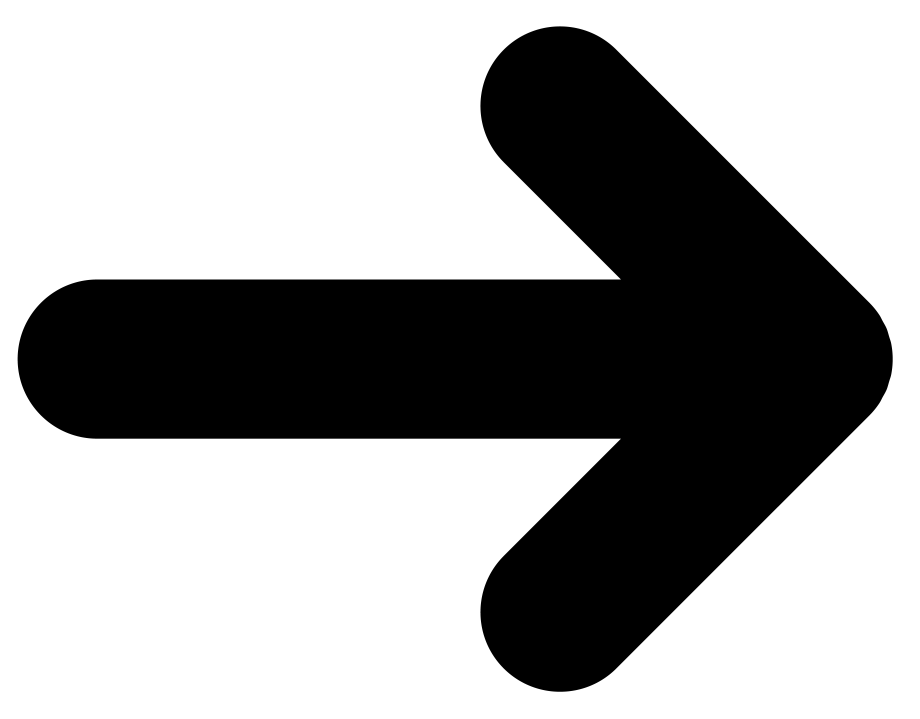
#> input picture arrow.png, 3677 x 2873 px (shown at 1/4 size)
$ python -i tkinterGUI.py   (imports and definitions only)
#> lines starting #> are read from the running program, lines starting #| are printed output that depends on the picture
#sources: https://www.pythontutorial.net/tkinter/tkinter-grid/
#https://tkinterdocs.online/#
#https://docs.python.org/3/library/tkinter.html

#Pillow library transforming image to fit and rotating, needed to pip install pillow
#https://pillow.readthedocs.io/en/stable/reference/ImageTransform.html
#https://pillow.readthedocs.io/en/stable/reference/Image.html
#https://pillow.readthedocs.io/en/stable/reference/ImageTk.html Works with tkinter

#raspberry pi url
pi_url = "127.0.0.1"
import requests

#forward when the up button is pressed
# [112 lines left out: functions up, down, right, left, play, stop, not called in this run]

def startGUI():

    from PIL import Image #for resizing and rotating arrow images to meet test
    from PIL import ImageTk #for converting to tk file

    import tkinter
    from tkinter import ttk
    import tkinter as tk

    #login db
    import sqlite3

    connection = sqlite3.connect("users.db")
    conCur = connection.cursor()

    #tkinter root window definition
    root = tk.Tk()
    root.title("Tkinter Robot GUI")
    root.geometry("900x800")  # Width x Height

    #frame 1 (video)
    topLeft = ttk.Frame(root,relief='sunken')
    topLeft.grid(row=0,column=0,sticky="nsew")

    text = ttk.Label(topLeft, text = "Video Placeholder One")
    text.pack(expand=True)

    #frame 2 (controls)
    topRight = ttk.Frame(root,relief='sunken')
    topRight.grid(row=0,column=1,sticky="nsew")

    #buffer frame for centering
    topRightInner = ttk.Frame(topRight)
    topRightInner.pack(anchor="center",expand= True)

    #controls

    #arrow photo resizing and rotating with pillow
    arrowImage = None
    with Image.open("arrow.png") as arrowRaw:
#> arrowRaw is the input picture: PIL image 3677x2873 RGBA; mean R, G, B, A 165.2, 165.2, 165.2, 89.7
        arrowImage = arrowRaw.resize((70,50))
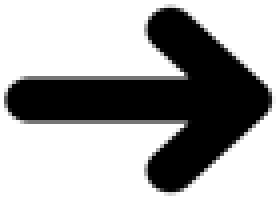
#> arrowImage: PIL image 70x50 RGBA (shown 4 times larger); mean R, G, B, A 0, 0, 0, 89.7; transparent parts drawn white

        #north south east west
        arrowImage1 = arrowImage.rotate(90, expand=True) #expand very important, expands image canvas to new size
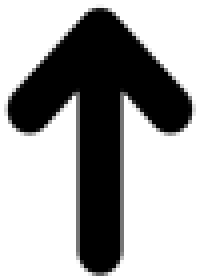
#> arrowImage1: PIL image 50x70 RGBA (shown 4 times larger); mean R, G, B, A 0, 0, 0, 89.7; transparent parts drawn white
        arrowImage2 = arrowImage.rotate(270, expand = True)
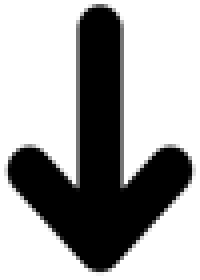
#> arrowImage2: PIL image 50x70 RGBA (shown 4 times larger); mean R, G, B, A 0, 0, 0, 89.7; transparent parts drawn white
        arrowImage3 = arrowImage.rotate(180, expand = True)
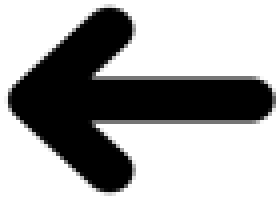
#> arrowImage3: PIL image 70x50 RGBA (shown 4 times larger); mean R, G, B, A 0, 0, 0, 89.7; transparent parts drawn white

    arrowPhoto = ImageTk.PhotoImage(arrowImage)

    #conversion from pil image to tkinter system
    arrowPhoto1 = ImageTk.PhotoImage(arrowImage1)
    arrowPhoto2 = ImageTk.PhotoImage(arrowImage2)
    arrowPhoto3 = ImageTk.PhotoImage(arrowImage3)
    arrowPhoto4 = ImageTk.PhotoImage(arrowImage)

    #pause and play button resizing and conversion to Tkinter image
    pausePhoto = None
    playPhoto = None

#> (the run stopped early here; a loop or call above may not have finished)
